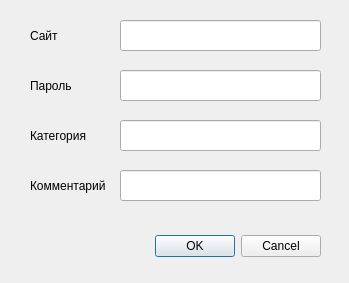
<?xml version="1.0" encoding="UTF-8"?>
<ui version="4.0">
 <class>Dialog</class>
 <widget class="QDialog" name="Dialog">
  <property name="geometry">
   <rect>
    <x>0</x>
    <y>0</y>
    <width>349</width>
    <height>283</height>
   </rect>
  </property>
  <property name="windowTitle">
   <string>Добавить</string>
  </property>
  <widget class="QDialogButtonBox" name="buttonBox">
   <property name="geometry">
    <rect>
     <x>-20</x>
     <y>230</y>
     <width>341</width>
     <height>32</height>
    </rect>
   </property>
   <property name="orientation">
    <enum>Qt::Horizontal</enum>
   </property>
   <property name="standardButtons">
    <set>QDialogButtonBox::Cancel|QDialogButtonBox::Ok</set>
   </property>
  </widget>
  <widget class="QLineEdit" name="lineEdit">
   <property name="geometry">
    <rect>
     <x>120</x>
     <y>20</y>
     <width>201</width>
     <height>31</height>
    </rect>
   </property>
  </widget>
  <widget class="QLabel" name="label">
   <property name="geometry">
    <rect>
     <x>30</x>
     <y>25</y>
     <width>81</width>
     <height>21</height>
    </rect>
   </property>
   <property name="text">
    <string>Сайт</string>
   </property>
  </widget>
  <widget class="QLabel" name="label_2">
   <property name="geometry">
    <rect>
     <x>30</x>
     <y>75</y>
     <width>81</width>
     <height>21</height>
    </rect>
   </property>
   <property name="text">
    <string>Пароль</string>
   </property>
  </widget>
  <widget class="QLineEdit" name="lineEdit_2">
   <property name="geometry">
    <rect>
     <x>120</x>
     <y>70</y>
     <width>201</width>
     <height>31</height>
    </rect>
   </property>
  </widget>
  <widget class="QLabel" name="label_3">
   <property name="geometry">
    <rect>
     <x>30</x>
     <y>125</y>
     <width>81</width>
     <height>21</height>
    </rect>
   </property>
   <property name="text">
    <string>Категория</string>
   </property>
  </widget>
  <widget class="QLineEdit" name="lineEdit_3">
   <property name="geometry">
    <rect>
     <x>120</x>
     <y>120</y>
     <width>201</width>
     <height>31</height>
    </rect>
   </property>
  </widget>
  <widget class="QLabel" name="label_4">
   <property name="geometry">
    <rect>
     <x>30</x>
     <y>175</y>
     <width>81</width>
     <height>21</height>
    </rect>
   </property>
   <property name="text">
    <string>Комментарий</string>
   </property>
  </widget>
  <widget class="QLineEdit" name="lineEdit_4">
   <property name="geometry">
    <rect>
     <x>120</x>
     <y>170</y>
     <width>201</width>
     <height>31</height>
    </rect>
   </property>
  </widget>
 </widget>
 <resources/>
 <connections>
  <connection>
   <sender>buttonBox</sender>
   <signal>accepted()</signal>
   <receiver>Dialog</receiver>
   <slot>accept()</slot>
   <hints>
    <hint type="sourcelabel">
     <x>248</x>
     <y>254</y>
    </hint>
    <hint type="destinationlabel">
     <x>157</x>
     <y>274</y>
    </hint>
   </hints>
  </connection>
  <connection>
   <sender>buttonBox</sender>
   <signal>rejected()</signal>
   <receiver>Dialog</receiver>
   <slot>reject()</slot>
   <hints>
    <hint type="sourcelabel">
     <x>316</x>
     <y>260</y>
    </hint>
    <hint type="destinationlabel">
     <x>286</x>
     <y>274</y>
    </hint>
   </hints>
  </connection>
 </connections>
</ui>
